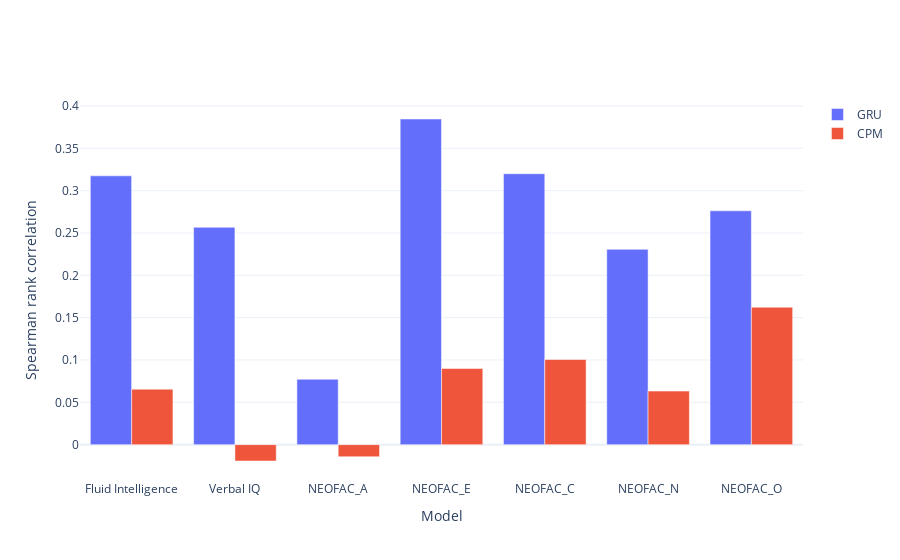

Write notebook code for a chart like this one.
### Code cell
fig = go.Figure()
for model in models:
    y = []
    x = []
    for bhv in select_bhv:
        x.append(pretty_bhv[bhv])
        y.append(test_acc[model][bhv])
    bar = go.Bar(name = model.upper(),
                 x = x, y = y)
    fig.add_trace(bar)
    
fig.update_layout(barmode = 'group')
fig.update_xaxes(title_text = 'Model')
fig.update_yaxes(title_text = pretty_score)
fig.show()

### Figure 1 — Plotly figure (JSON) as saved in the notebook; plotly's stock layout.template omitted (floating-point values rounded to 4 significant figures)
{"data": [{"name": "GRU", "type": "bar", "x": ["Fluid Intelligence", "Verbal IQ", "NEOFAC_A", "NEOFAC_E", "NEOFAC_C", "NEOFAC_N", "NEOFAC_O"], "y": [0.3175, 0.2567, 0.07724, 0.3847, 0.32, 0.2307, 0.2762]}, {"name": "CPM", "type": "bar", "x": ["Fluid Intelligence", "Verbal IQ", "NEOFAC_A", "NEOFAC_E", "NEOFAC_C", "NEOFAC_N", "NEOFAC_O"], "y": [0.06551, -0.01933, -0.0143, 0.08992, 0.1006, 0.06326, 0.1623]}], "layout": {"barmode": "group", "xaxis": {"title": {"text": "Model"}}, "yaxis": {"title": {"text": "Spearman rank correlation"}}}}
